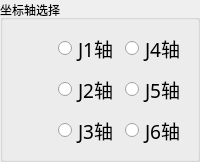
               <widget class="QGroupBox" name="groupBox_7">
                <property name="title">
                 <string>坐标轴选择</string>
                </property>
                <layout class="QGridLayout" name="gridLayout_2" rowstretch="1,1,1">
                 <property name="leftMargin">
                  <number>55</number>
                 </property>
                 <item row="0" column="0">
                  <widget class="QRadioButton" name="radioButton">
                   <property name="sizePolicy">
                    <sizepolicy hsizetype="Preferred" vsizetype="Preferred">
                     <horstretch>0</horstretch>
                     <verstretch>0</verstretch>
                    </sizepolicy>
                   </property>
                   <property name="minimumSize">
                    <size>
                     <width>0</width>
                     <height>0</height>
                    </size>
                   </property>
                   <property name="font">
                    <font>
                     <family>楷体</family>
                     <pointsize>14</pointsize>
                    </font>
                   </property>
                   <property name="text">
                    <string>J1轴</string>
                   </property>
                   <property name="iconSize">
                    <size>
                     <width>16</width>
                     <height>16</height>
                    </size>
                   </property>
                  </widget>
                 </item>
                 <item row="0" column="1">
                  <widget class="QRadioButton" name="radioButton_4">
                   <property name="font">
                    <font>
                     <family>楷体</family>
                     <pointsize>14</pointsize>
                    </font>
                   </property>
                   <property name="text">
                    <string>J4轴</string>
                   </property>
                  </widget>
                 </item>
                 <item row="1" column="0">
                  <widget class="QRadioButton" name="radioButton_2">
                   <property name="font">
                    <font>
                     <family>楷体</family>
                     <pointsize>14</pointsize>
                    </font>
                   </property>
                   <property name="text">
                    <string>J2轴</string>
                   </property>
                  </widget>
                 </item>
                 <item row="1" column="1">
                  <widget class="QRadioButton" name="radioButton_5">
                   <property name="font">
                    <font>
                     <family>楷体</family>
                     <pointsize>14</pointsize>
                    </font>
                   </property>
                   <property name="text">
                    <string>J5轴</string>
                   </property>
                  </widget>
                 </item>
                 <item row="2" column="0">
                  <widget class="QRadioButton" name="radioButton_3">
                   <property name="font">
                    <font>
                     <family>楷体</family>
                     <pointsize>14</pointsize>
                    </font>
                   </property>
                   <property name="text">
                    <string>J3轴</string>
                   </property>
                  </widget>
                 </item>
                 <item row="2" column="1">
                  <widget class="QRadioButton" name="radioButton_6">
                   <property name="font">
                    <font>
                     <family>楷体</family>
                     <pointsize>14</pointsize>
                    </font>
                   </property>
                   <property name="text">
                    <string>J6轴</string>
                   </property>
                  </widget>
                 </item>
                </layout>
               </widget>
